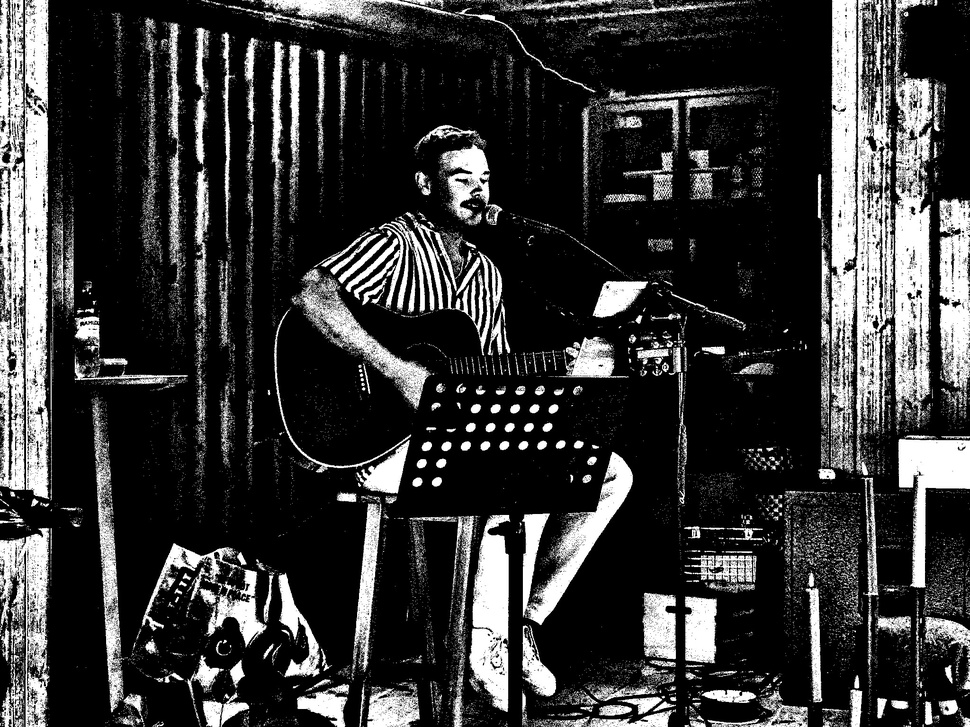
#> input picture my-vite-app/src/assets/blackandWhite_2.jpg, 970 x 727 px, shrunk from 2048 x 1536 before the run
$ python colorChanger.py
#> lines starting #> are read from the running program, lines starting #| are printed output that depends on the picture
from PIL import Image

def hex_to_rgb(hex_color):
    hex_color = hex_color.lstrip('#')
    return tuple(int(hex_color[i:i+2], 16) for i in (0, 2, 4))

def replace_color(image_path, old_hex, new_hex, output_path):
#> called with image_path = '../assets/blackandWhite_2.jpg', old_hex = '#000000', new_hex = '#cab4a2', output_path = 'output.jpg'
    old_rgb = hex_to_rgb(old_hex)
    new_rgb = hex_to_rgb(new_hex)

    img = Image.open(image_path).convert("RGB")
#> img is the input picture: PIL image 970x727 RGB; min 0, max 255, mean 55.1
    pixels = img.load()

    width, height = img.size
#> width = 970; height = 727
    for y in range(height):
        for x in range(width):
            if pixels[x, y] == old_rgb:
                pixels[x, y] = new_rgb

    img.save(output_path)
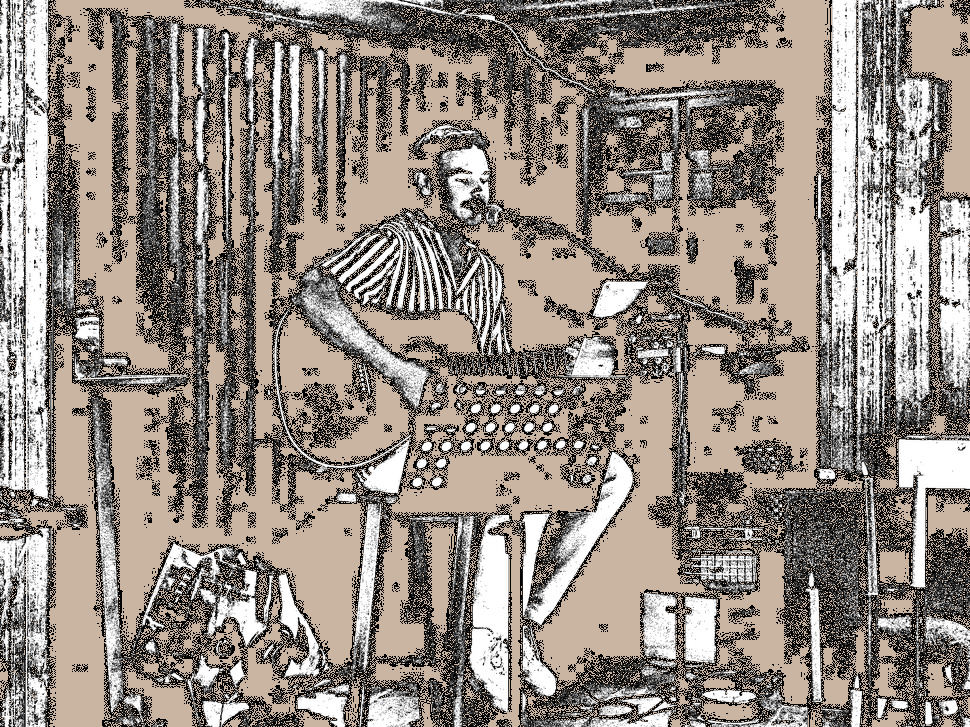
#> saved as output.jpg: PIL image 970x727 RGB; mean R, G, B 148, 137.9, 129.6
    print(f"Saved new image to {output_path}")

# Example usage:
replace_color(
    image_path="../assets/blackandWhite_2.jpg",         # path to your original image
    old_hex="#000000",              # hex color to replace
    new_hex="#cab4a2",              # new hex color
    output_path="output.jpg"        # path to save result
)

$ run again, with my-vite-app/src/assets/blackandWhite_1.jpg copied over my-vite-app/src/assets/blackandWhite_2.jpg
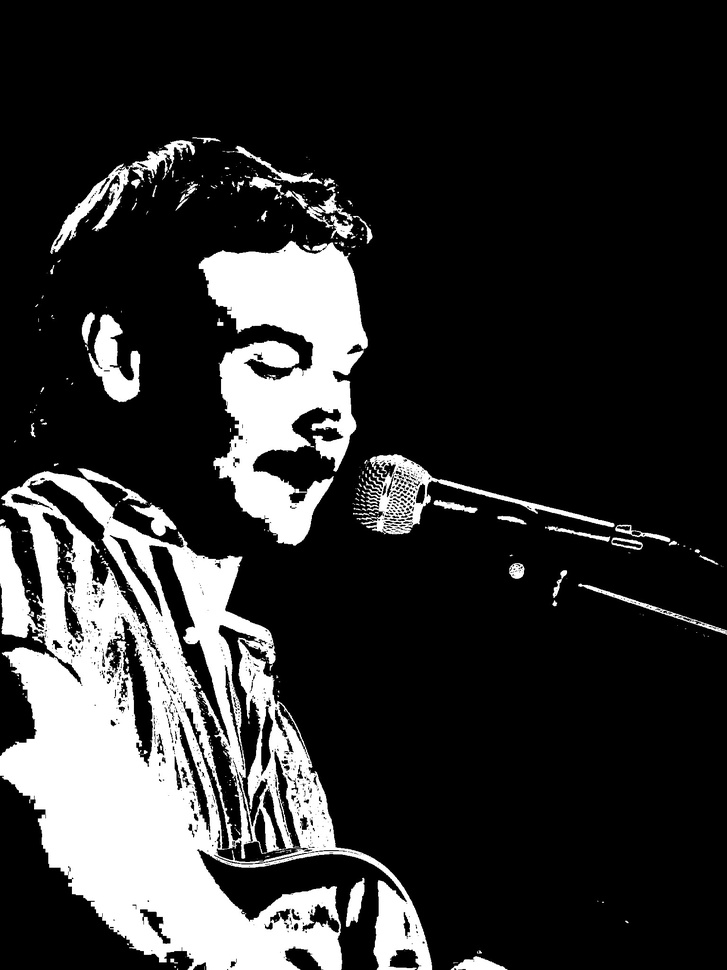
#> input picture my-vite-app/src/assets/blackandWhite_1.jpg, 727 x 970 px, shrunk from 1536 x 2048 before the run
#> in replace_color, img is the input picture: PIL image 727x970 RGB; min 0, max 255, mean 47.8
#> in replace_color, `img.save(output_path)`:
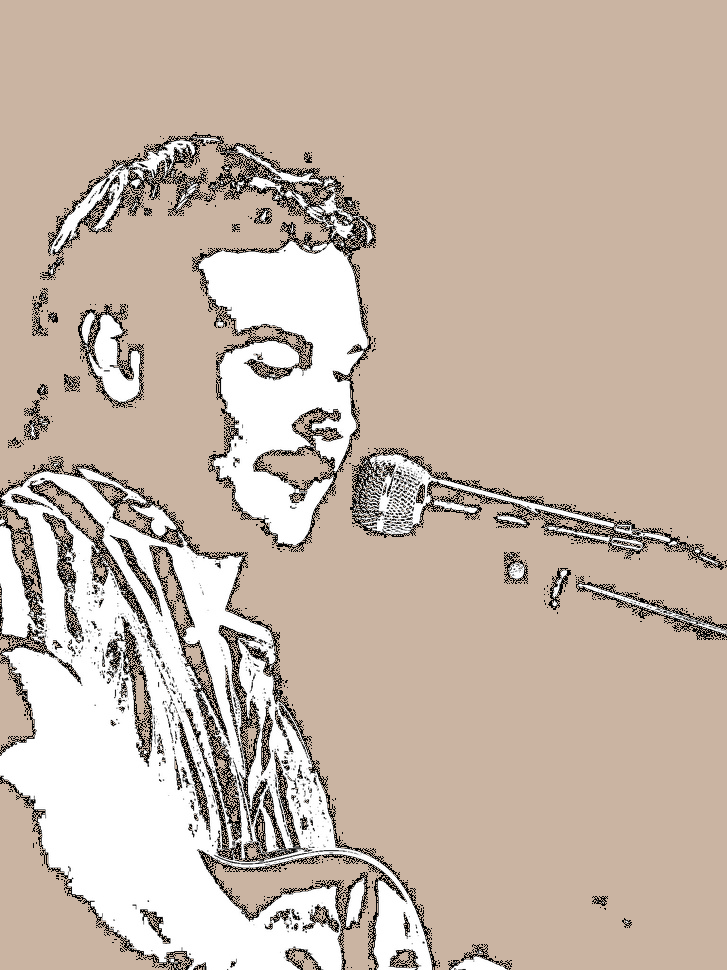
#> saved as output.jpg: PIL image 727x970 RGB; mean R, G, B 198.5, 182.1, 168.6

$ run again, with my-vite-app/src/assets/blackandwhite_3.jpg copied over my-vite-app/src/assets/blackandWhite_2.jpg
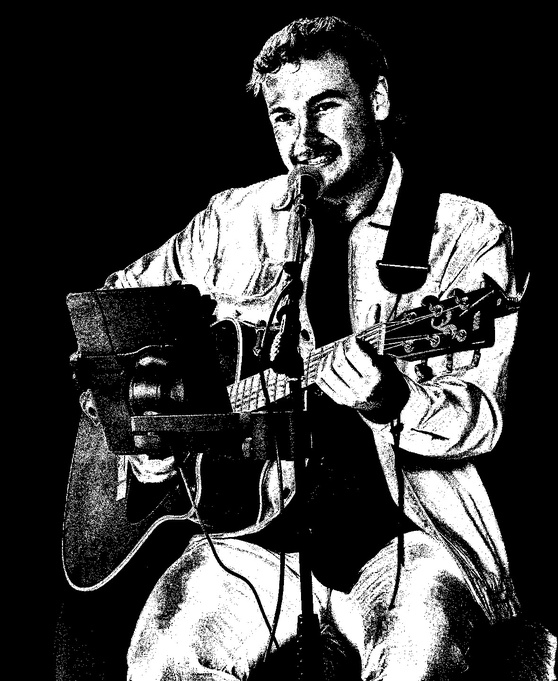
#> input picture my-vite-app/src/assets/blackandwhite_3.jpg, 558 x 681 px, shrunk from 1179 x 1438 before the run
#> in replace_color, img is the input picture: PIL image 558x681 RGB; min 0, max 255, mean 59.3
#> in replace_color, `img.save(output_path)`:
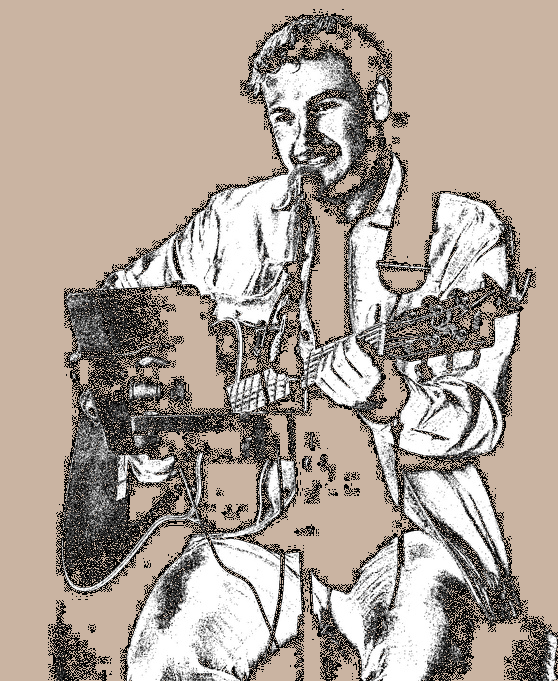
#> saved as output.jpg: PIL image 558x681 RGB; mean R, G, B 174.4, 161.9, 151.6
